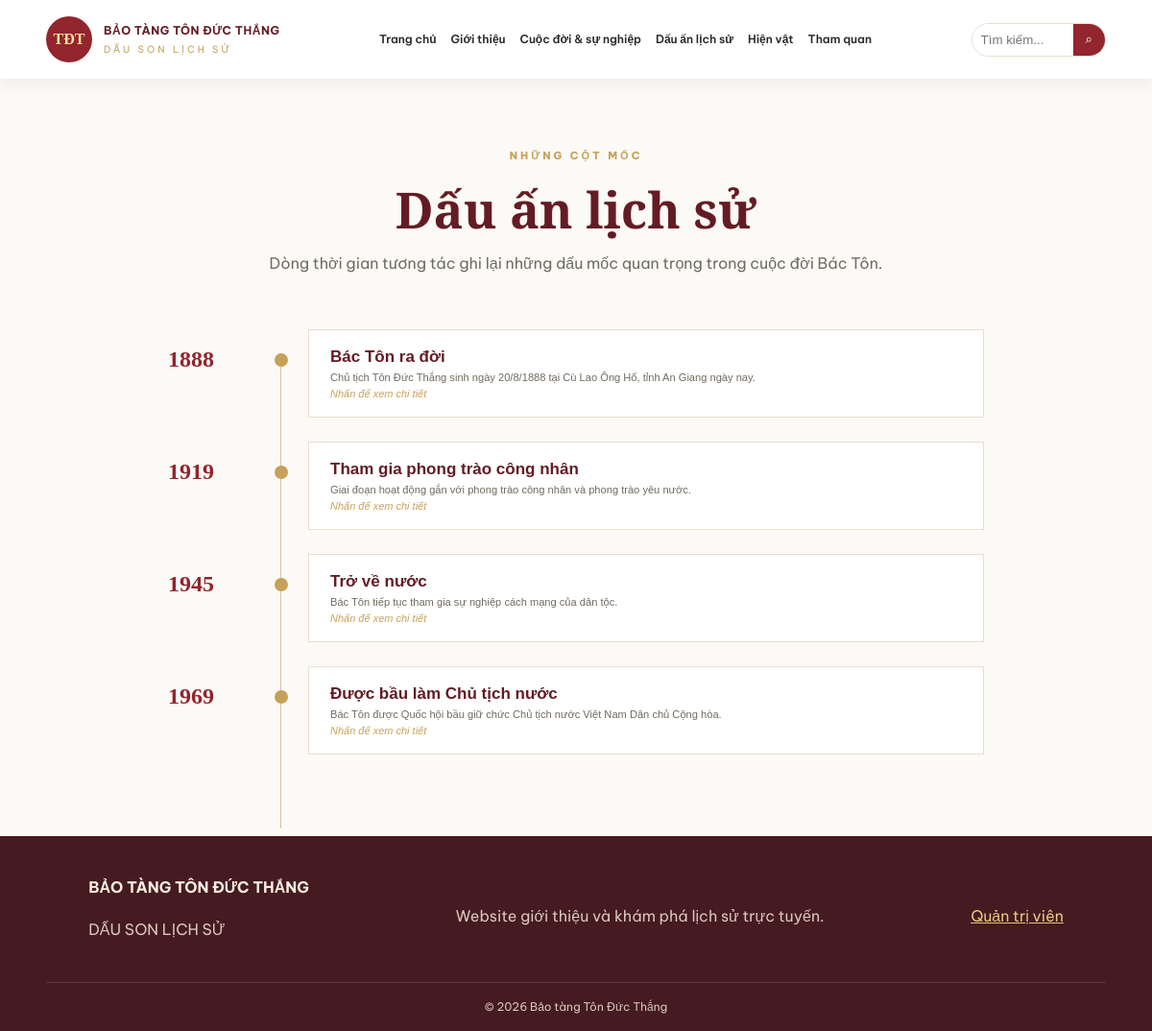
Page /index.php?page=dau-an-lich-su on the committed database.
### tables this page shows
CREATE TABLE IF NOT EXISTS events (
 id INT AUTO_INCREMENT PRIMARY KEY,
 event_year VARCHAR(30) NOT NULL,
 title VARCHAR(255) NOT NULL,
 description TEXT,
 created_at TIMESTAMP DEFAULT CURRENT_TIMESTAMP
);

### database.php (called while the page is built, shortened)
<?php
function db(): PDO {
    static $pdo = null;
    try {
        $pdo = new PDO(
            'mysql:host=' . DB_HOST . ';dbname=' . DB_NAME . ';charset=utf8mb4',
            DB_USER,
            DB_PASS,
            [
                PDO::ATTR_ERRMODE => PDO::ERRMODE_EXCEPTION,
                PDO::ATTR_DEFAULT_FETCH_MODE => PDO::FETCH_ASSOC,
                PDO::ATTR_EMULATE_PREPARES => false
            ]
        );
    } catch (PDOException $e) {
        http_response_code(500);
        exit('Không thể kết nối cơ sở dữ liệu. Hãy kiểm tra config/config.php và import database/baotang.sql.');
    }
    return $pdo;
}
function e($value): string {
    return htmlspecialchars((string)$value, ENT_QUOTES, 'UTF-8');
}

### pages/dau-an-lich-su.php (the view, shortened to what this page needs)
<?php $events = db()->query("SELECT * FROM events ORDER BY event_year ASC, id ASC")->fetchAll(); ?>
<section class="page-hero"><span class="eyebrow">NHỮNG CỘT MỐC</span><h1 class="page-title">Dấu ấn lịch sử</h1><p>Dòng thời gian tương tác ghi lại những dấu mốc quan trọng trong cuộc đời Bác Tôn.</p></section>
<div class="timeline">
<?php foreach ($events as $event): ?>
    <button class="timeline-item" type="button" data-timeline-title="<?= e($event['title']) ?>" data-timeline-year="<?= e($event['event_year']) ?>" data-timeline-desc="<?= e($event['description']) ?>">
        <span class="timeline-year"><?= e($event['event_year']) ?></span><span class="timeline-dot"></span><span class="timeline-card"><b><?= e($event['title']) ?></b><small><?= e($event['description']) ?></small><em>Nhấn để xem chi tiết</em></span>
    </button>
<?php endforeach; ?>
</div>

### assets/css/style.css (style rules this page uses)
:root { --red:#92252d;--red-dark:#641c24;--gold:#c6a15b;--cream:#f7f2e8;--ink:#2b2925;--muted:#716b62;--white:#fff;--line:#e8dfd0 }
* { box-sizing:border-box }
body { margin:0;background:#fcfaf6;color:var(--ink);font-family:'Be Vietnam Pro',Arial,sans-serif;line-height:1.7 }
.eyebrow { font-size:11px;font-weight:800;letter-spacing:3px;color:var(--gold) }
.page-hero { text-align:center;padding:65px 15px 35px }
.page-title { font:700 clamp(34px,5vw,52px) 'Playfair Display',serif;color:var(--red-dark);margin:8px 0 }
.page-hero p { max-width:760px;margin:0 auto;color:var(--muted) }
.timeline { max-width:850px;margin:20px auto 60px }
.timeline-item { display:grid;grid-template-columns:90px 24px 1fr;gap:16px;width:100%;padding:0 0 25px;border:0;background:none;text-align:left;cursor:pointer }
.timeline-year { font:700 24px Georgia;color:var(--red);padding-top:18px }
.timeline-dot { width:14px;height:14px;border-radius:50%;background:var(--gold);margin:25px auto 0;position:relative }
.timeline-dot:after { content:"";position:absolute;top:14px;left:6px;height:130px;border-left:1px solid #d6c49f }
.timeline-card { display:block;background:#fff;border:1px solid var(--line);padding:18px 22px }
.timeline-card b,.timeline-card small,.timeline-card em { display:block }
.timeline-card b { color:var(--red-dark);font-size:17px }
.timeline-card small { color:var(--muted);margin:5px 0 }
.timeline-card em { font-size:11px;color:var(--gold) }

### rows in the picture
events: event_year "1888", title "Bác Tôn ra đời", description "Chủ tịch Tôn Đức Thắng sinh ngày 20/8/1888 tại Cù Lao Ông Hổ, tỉnh An Giang ngày nay."
events: event_year "1919", title "Tham gia phong trào công nhân", description "Giai đoạn hoạt động gắn với phong trào công nhân và phong trào yêu nước."
events: event_year "1945", title "Trở về nước", description "Bác Tôn tiếp tục tham gia sự nghiệp cách mạng của dân tộc."
events: event_year "1969", title "Được bầu làm Chủ tịch nước", description "Bác Tôn được Quốc hội bầu giữ chức Chủ tịch nước Việt Nam Dân chủ Cộng hòa."
